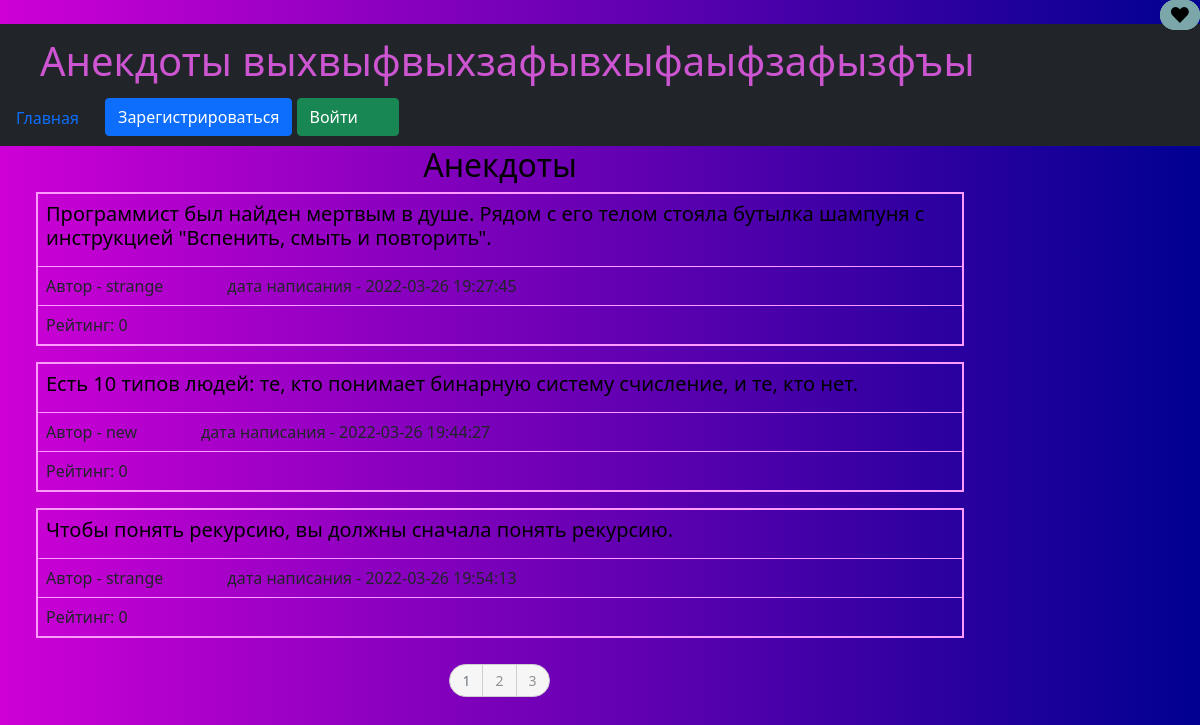
/index, run on the app's committed database.
### data/anecdote.py (models this page shows)
class Anecdote(SqlAlchemyBase, SerializerMixin):
    __tablename__ = 'anecdote'
    id = sqlalchemy.Column(sqlalchemy.Integer, primary_key=True, autoincrement=True)
    anecdote = sqlalchemy.Column(sqlalchemy.String, nullable=True)
    date = sqlalchemy.Column(sqlalchemy.String, nullable=True)
    author = sqlalchemy.Column(sqlalchemy.Integer, sqlalchemy.ForeignKey("users.id"))
    rating = sqlalchemy.Column(sqlalchemy.Integer, nullable=True)
    user = orm.relation('User')

### data/users.py (models this page shows, shortened)
class User(SqlAlchemyBase, UserMixin, SerializerMixin):
    __tablename__ = 'users'
    id = sqlalchemy.Column(sqlalchemy.Integer, primary_key=True, autoincrement=True)
    nickname = sqlalchemy.Column(sqlalchemy.String, nullable=True)
    email = sqlalchemy.Column(sqlalchemy.String, index=True, unique=True, nullable=True)
    hashed_password = sqlalchemy.Column(sqlalchemy.String, nullable=True)
    rating = sqlalchemy.Column(sqlalchemy.Integer, nullable=True)
    dislikes = sqlalchemy.Column(sqlalchemy.Integer, nullable=True)
    role = sqlalchemy.Column(sqlalchemy.String, nullable=True)
    banned = sqlalchemy.Column(sqlalchemy.Boolean, nullable=True, default=False)
    anecdots = orm.relation("Anecdote", back_populates='user')

### main.py (the view)
@app.route("/index", methods=["GET"])
@app.route("/index/<int:num>", methods=["GET"])
def index(num=0):
    anecdots = g.db_sess.query(Anecdote)
    count = anecdots.count()
    lenght = count // 3 + (1 if count % 3 else 0)
    if lenght <= 7:
        pages = range(1, lenght + 1)
    else:
        pages = [1]
        pages += [num - 2, num - 1, num, num + 1, num + 2]
        pages += [lenght]
    return render_template("index.html", anecdots=anecdots[num * 3:(num + 1) * 3], current=num, pages=pages)

### data/db_session.py (called while the page is built)
def create_session() -> Session:
    global __factory
    return __factory()

### main.py (called while the page is built)
@app.before_request
def before_request():
    g.db_sess = db_session.create_session()

@app.teardown_request
def teardown_request(teardown):
    g.db_sess.close()

### templates/index.html (shortened to what this page needs)
{% extends "base.html" %}
{% block content %}
<h2 align="center" xmlns:border="http://www.w3.org/1999/xhtml" >Анекдоты</h2>
<div class="container-fluid">
    {% for item in anecdots%}
    <table class="table table-bordered">
        <tr>
            <td><h5>{{item.anecdote}}</h5></td>
        </tr>
        <tr>
            <td><a>Автор - {{item.user.nickname}}</a><a>&emsp;&emsp;&emsp;&emsp;дата написания - {{item.date}}</a></td>
        </tr>
        <tr><td>Рейтинг: {{item.rating}}&emsp;&emsp;&emsp;
            <button class='like-toggle basic'>♥</button>
        </td></tr>
    </table>
    {% endfor %}
    <div align="center">
    <ul class="danuas voduv-peksaucub" >
        {% for i in pages %}
        {% if i == current + 1 %}
            <li><a class="nav-link disabled" href="/index/{{ i-1 }}">{{ i }}</a></li>
        {% else %}
            <li><a class="nav-link active" href="/index/{{ i-1 }}">{{ i }}</a></li>
        {% endif %}
        {%endfor %}
</ul><br>
</div>
</div>
{% endblock %}

### static/css/style.css (style rules this page uses)
h2 { color: #000000; text-align: center; }
h5 { color: #000000 }
body, html { width: 100vw; height: 100vh; background: linear-gradient(to right, #ce00d6, #000091); }
.table-bordered { border: 2px solid #ff9aff; }
.like-toggle { outline:none; box-shadow:none; border: none; width: 40px; height: 30px; font-size: 1.3em; border-radius: 100px; }
* { box-sizing: border-box; }
button { position: absolute; top: 0; right: 0px; width: 42px; height: 42px; border: none; background: #7BA7AB; border-radius: 0 5px 5px 0; cursor: pointer; }
.danuas { list-style: none; display: inline-block; padding: 0; margin-top: 10px; }
.danuas li { display: inline; text-align: center; }
.danuas a { float: left; display: block; font-size: 14px; text-decoration: none; padding: 5px 12px; color: #fbf8f8; margin-left: -1px; border: 1px solid transparent; line-height: 1.5; }
.voduv-peksaucub li:first-child a { -moz-border-radius: 50px 0 0 50px; -webkit-border-radius: 50px; border-radius: 50px 0 0 50px; }
.voduv-peksaucub li:last-child a { -moz-border-radius: 0 50px 50px 0; -webkit-border-radius: 0; border-radius: 0 50px 50px 0; }
.voduv-peksaucub a { border-color: #cecece; color: #929191; background: #f7f6f6; }

### data on the page
Anecdote: anecdote "Программист был найден мертвым в душе. Рядом с его телом стояла бутылка шампуня с инструкцией \"Вспенить, смыть и повторить\".", user.nickname "strange", date "2022-03-26 19:27:45", rating "0"
Anecdote: anecdote "Есть 10 типов людей: те, кто понимает бинарную систему счисление, и те, кто нет.", user.nickname "new", date "2022-03-26 19:44:27", rating "0"
Anecdote: anecdote "Чтобы понять рекурсию, вы должны сначала понять рекурсию.", user.nickname "strange", date "2022-03-26 19:54:13", rating "0"

### other printed values
{{ i }} "1"
{{ i }} "2" "3"
